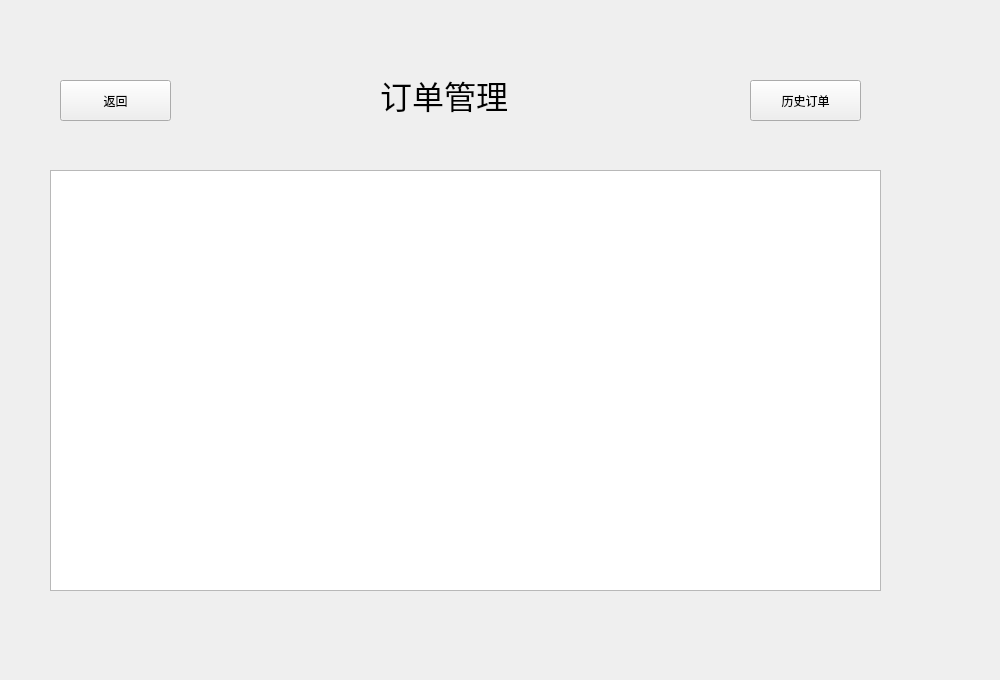
<?xml version="1.0" encoding="UTF-8"?>
<ui version="4.0">
 <class>all_order</class>
 <widget class="QWidget" name="all_order">
  <property name="geometry">
   <rect>
    <x>0</x>
    <y>0</y>
    <width>1000</width>
    <height>680</height>
   </rect>
  </property>
  <property name="minimumSize">
   <size>
    <width>1000</width>
    <height>680</height>
   </size>
  </property>
  <property name="maximumSize">
   <size>
    <width>1000</width>
    <height>680</height>
   </size>
  </property>
  <property name="windowTitle">
   <string>Form</string>
  </property>
  <widget class="QTableWidget" name="ordertable">
   <property name="geometry">
    <rect>
     <x>50</x>
     <y>170</y>
     <width>831</width>
     <height>421</height>
    </rect>
   </property>
  </widget>
  <widget class="QLabel" name="label">
   <property name="geometry">
    <rect>
     <x>380</x>
     <y>70</y>
     <width>221</width>
     <height>51</height>
    </rect>
   </property>
   <property name="text">
    <string>&lt;html&gt;&lt;head/&gt;&lt;body&gt;&lt;p&gt;&lt;span style=&quot; font-size:24pt;&quot;&gt;订单管理&lt;/span&gt;&lt;/p&gt;&lt;/body&gt;&lt;/html&gt;</string>
   </property>
  </widget>
  <widget class="QPushButton" name="back">
   <property name="geometry">
    <rect>
     <x>60</x>
     <y>80</y>
     <width>111</width>
     <height>41</height>
    </rect>
   </property>
   <property name="text">
    <string>返回</string>
   </property>
  </widget>
  <widget class="QPushButton" name="pushButton">
   <property name="geometry">
    <rect>
     <x>750</x>
     <y>80</y>
     <width>111</width>
     <height>41</height>
    </rect>
   </property>
   <property name="text">
    <string>历史订单</string>
   </property>
  </widget>
 </widget>
 <resources/>
 <connections/>
</ui>
